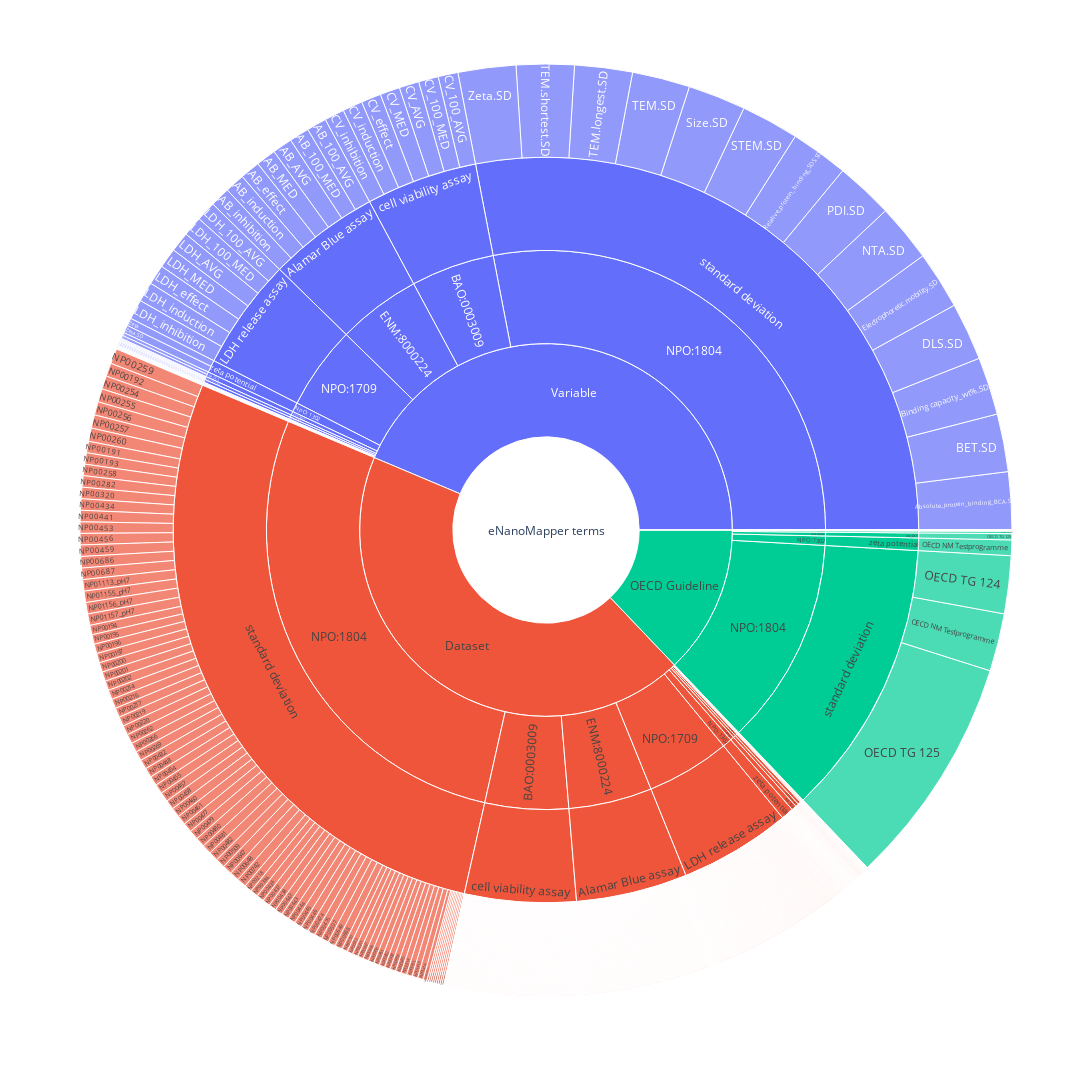

Notebook source saved alongside this figure:
### Markdown cell above
# Visualization
## Sunburst chart
The following chart uses the [Plotly Sunburst chart](https://plotly.com/python/sunburst-charts/) to visualize how the NanoSolveIT KB is represented by terms in the eNanoMapper ontology. The datasets and the described measured variables, and OECD guidelines will be concatenated under the `target` column. Each target is assigned a value of one.

Click on any ring segment to expand

### Code cell
# Preprocess the data to obtain the columns needed for sunburst charting
nm = data[data["nanomaterial"]!=""].drop(["variable", "dataset", "oecd_guideline"], axis=1).rename(columns={"nanomaterial":"target"})
nm["type"] = ["Nanomaterial" for i in range(len(nm["iri"]))]
vars = data[data["variable"]!=""].drop(["nanomaterial", "dataset", "oecd_guideline"], axis=1).rename(columns={"variable":"target"})
vars["type"] = ["Variable" for i in range(len(vars["iri"]))]
oecd = data[data["oecd_guideline"] != ""].drop(["nanomaterial", "dataset", "variable"], axis = 1).rename(columns={"oecd_guideline":"target"})
oecd["type"] = ["OECD Guideline" for i in range(len(oecd["iri"]))]
dataset = data[data["dataset"] != ""].drop(["nanomaterial", "oecd_guideline", "variable"], axis = 1).rename(columns={"dataset":"target"})
dataset["type"] = ["Dataset" for i in range(len(dataset["iri"]))]
datasb = pd.concat([nm, vars, oecd, dataset])
datasb["eNanoMapper terms"] = ["eNanoMapper terms" for i in range(len(datasb["iri"]))]
datasb["Number of observations"] = [1 for i in range(len(datasb["iri"]))]
# Drawing the figure
fig = px.sunburst(datasb,
                    path = ["eNanoMapper terms", "type", "iri", "label", "target"], values = "Number of observations",
                    width=1920, height=1080)
fig.show()

### Figure 1 — Plotly figure (JSON) as saved in the notebook; plotly's stock layout.template omitted (floating-point values rounded to 4 significant figures; data arrays with more than 128 entries replaced by an {"elided": "..."} marker saying what was removed)
{"data": [{"branchvalues": "total", "domain": {"x": [0, 1], "y": [0, 1]}, "hovertemplate": "labels=%{label}<br>Number of observations=%{value}<br>parent=%{parent}<br>id=%{id}<extra></extra>", "ids": {"elided": "3062 str values"}, "labels": {"elided": "3062 str values"}, "name": "", "parents": {"elided": "3062 str values"}, "type": "sunburst", "values": {"elided": "3062 int values"}}], "layout": {"height": 1080, "legend": {"tracegroupgap": 0}, "margin": {"t": 60}, "width": 1920}}
